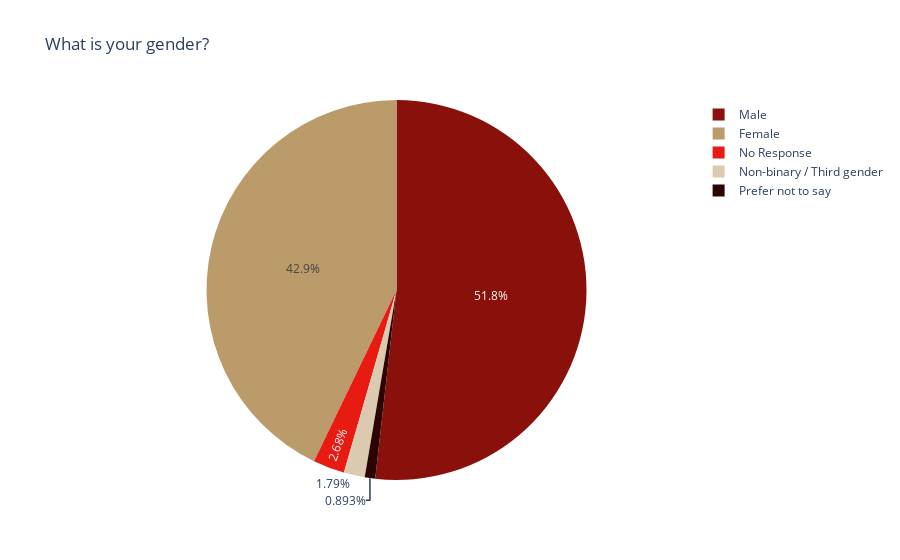

Notebook code cell kept with this figure:
### Markdown cell above
## Demographics

### Code cell
fig1 = px.pie(df_alias, names = "col7", title=alias_map["col7"], color_discrete_sequence=["#8A100B", "#BC9B6A"]
)

fig1.show()

### Figure 1 — Plotly figure (JSON) as saved in the notebook; plotly's stock layout.template omitted (floating-point values rounded to 4 significant figures)
{"data": [{"domain": {"x": [0, 1], "y": [0, 1]}, "hovertemplate": "col7=%{label}<extra></extra>", "labels": ["Female", "Female", "Male", "Female", "Male", "Male", "Male", "Male", "Male", "Female", "Male", "Male", "Male", "Female", "Female", "Female", "Male", "Male", "Male", "No Response", "Male", "No Response", "Male", "Male", "Male", "Male", "Male", "Female", "Female", "Male", "Female", "Non-binary / Third gender", "Male", "Male", "Non-binary / Third gender", "Female", "Female", "Male", "Male", "Female", "Female", "Female", "Male", "Male", "Female", "Female", "Female", "Male", "Female", "Female", "Male", "Male", "Male", "Male", "Male", "Male", "Male", "Female", "Male", "Female", "Male", "Female", "Male", "Male", "Male", "Female", "Female", "Male", "Male", "Prefer not to say", "Female", "Male", "Female", "Male", "Female", "Male", "Male", "No Response", "Female", "Female", "Female", "Female", "Female", "Female", "Female", "Female", "Female", "Male", "Male", "Female", "Male", "Female", "Male", "Female", "Female", "Male", "Female", "Male", "Male", "Female", "Female", "Female", "Male", "Male", "Female", "Male", "Male", "Male", "Female", "Female", "Male", "Male"], "legendgroup": "", "name": "", "showlegend": true, "type": "pie"}], "layout": {"legend": {"tracegroupgap": 0}, "piecolorway": ["#8A100B", "#BC9B6A"], "title": {"text": "What is your gender?"}}}
